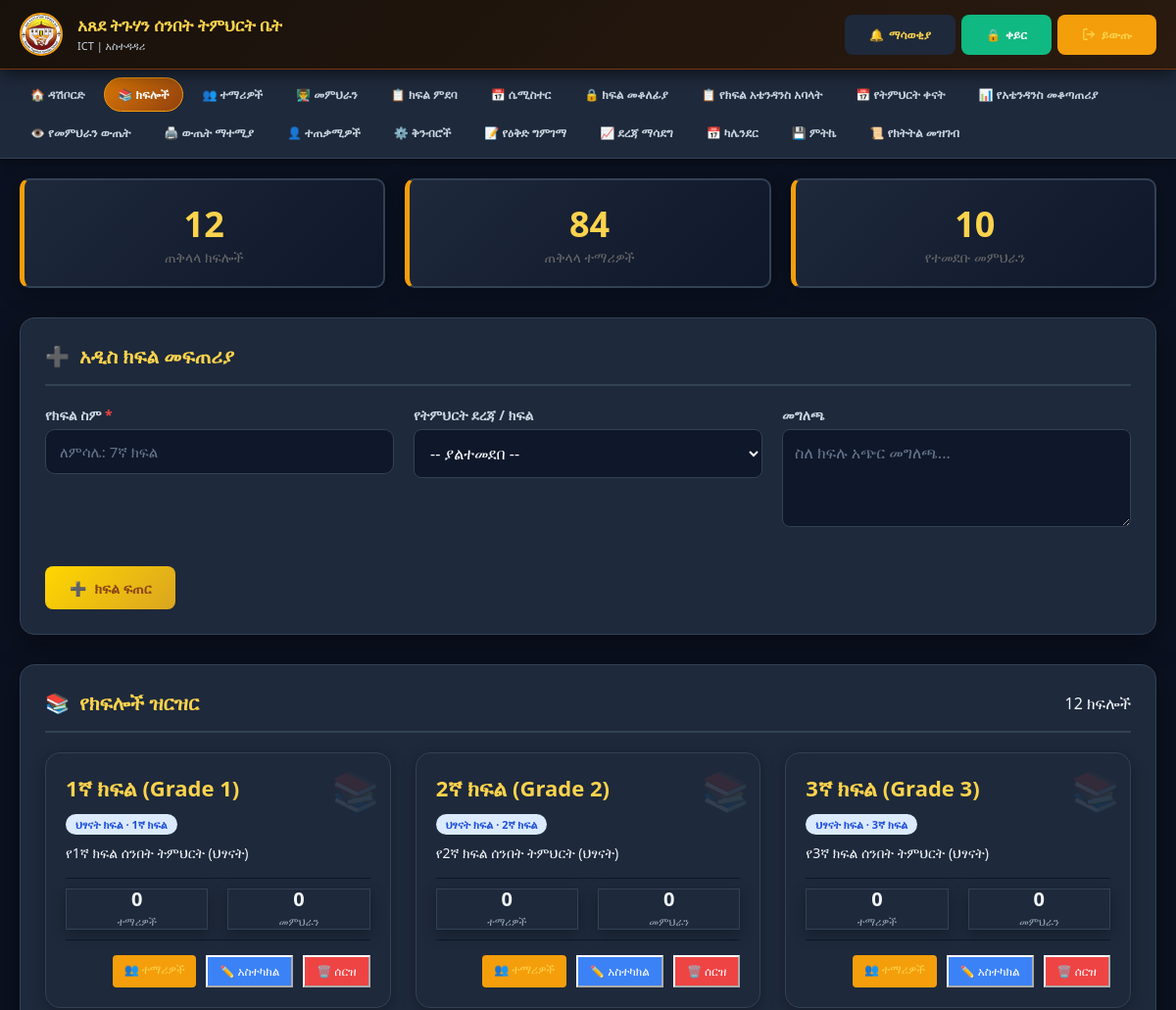
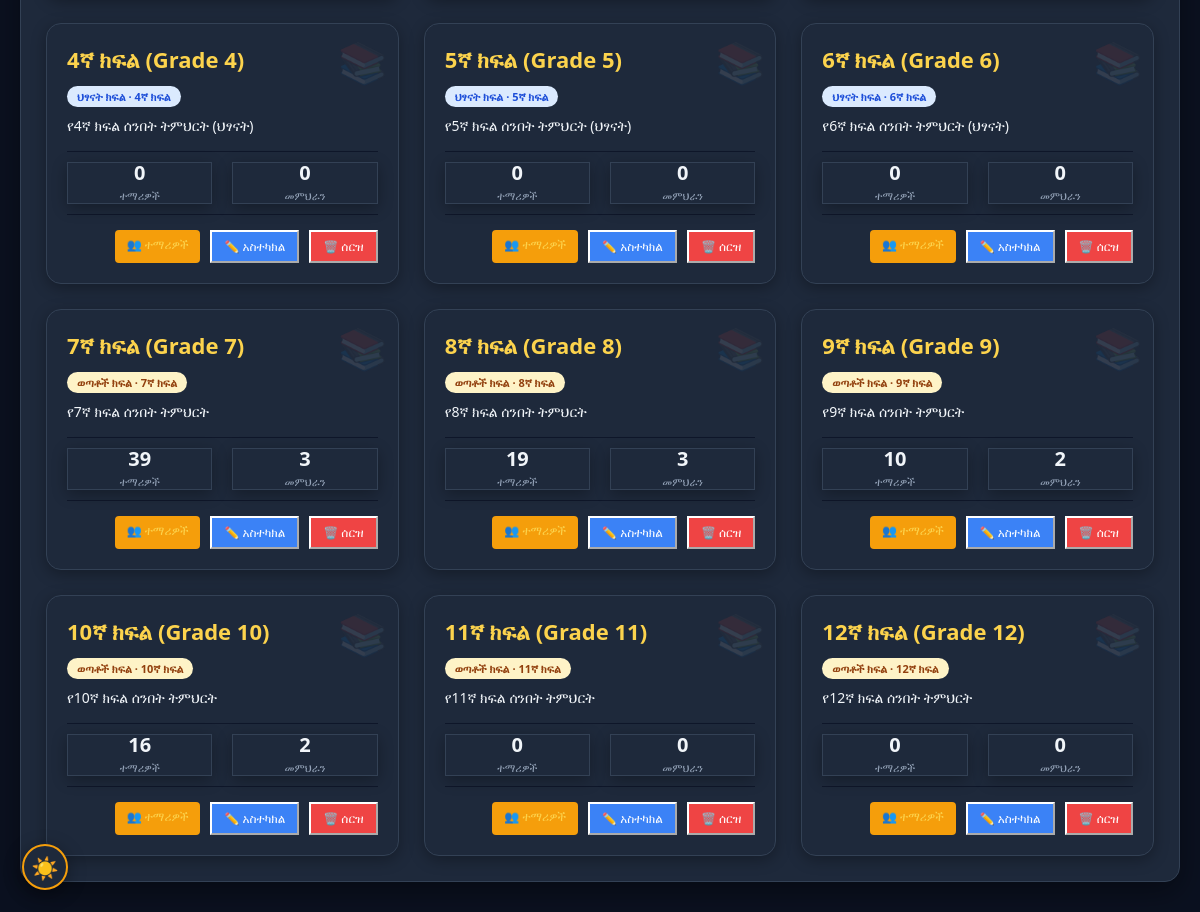
Screenshot of /manage_classes.php (signed in) with the database file from the repository (2 pictures, top to bottom).
### tables this page shows
CREATE TABLE `classes` (
  `id` int(11) NOT NULL AUTO_INCREMENT,
  `grade_id` int(11) DEFAULT NULL,
  `name` varchar(50) NOT NULL,
  `description` text DEFAULT NULL,
  `created_at` timestamp NOT NULL DEFAULT current_timestamp(),
  PRIMARY KEY (`id`),
  KEY `grade_id` (`grade_id`),
  CONSTRAINT `classes_grade_fk` FOREIGN KEY (`grade_id`) REFERENCES `grades` (`id`)
);

CREATE TABLE `divisions` (
  `id` int(11) NOT NULL AUTO_INCREMENT,
  `code` varchar(20) NOT NULL COMMENT 'CHILDREN or YOUTH - stable machine key',
  `name_am` varchar(100) NOT NULL,
  `name_en` varchar(100) NOT NULL,
  `sort_order` int(11) NOT NULL DEFAULT 0,
  `created_at` timestamp NOT NULL DEFAULT current_timestamp(),
  PRIMARY KEY (`id`),
  UNIQUE KEY `code_unique` (`code`)
);

CREATE TABLE `grades` (
  `id` int(11) NOT NULL AUTO_INCREMENT,
  `division_id` int(11) NOT NULL,
  `level_number` tinyint(4) NOT NULL COMMENT '1-12',
  `name_am` varchar(100) NOT NULL,
  `name_en` varchar(100) NOT NULL,
  `created_at` timestamp NOT NULL DEFAULT current_timestamp(),
  PRIMARY KEY (`id`),
  UNIQUE KEY `division_level_unique` (`division_id`,`level_number`),
  CONSTRAINT `grades_ibfk_1` FOREIGN KEY (`division_id`) REFERENCES `divisions` (`id`)
);

### manage_classes.php (the view, shortened to what this page needs)
<?php
require_once 'db.php';
$classes_query = "SELECT c.*,
                  g.name_am AS grade_name, g.level_number,
                  d.code AS division_code, d.name_am AS division_name,
                  COUNT(DISTINCT s.id) as student_count,
                  COUNT(DISTINCT tc.teacher_id) as teacher_count
                  FROM classes c
                  LEFT JOIN grades g ON c.grade_id = g.id
                  LEFT JOIN divisions d ON g.division_id = d.id
                  LEFT JOIN students s ON c.id = s.class_id
                  LEFT JOIN teacher_class tc ON c.id = tc.class_id
                  GROUP BY c.id
                  ORDER BY d.sort_order, g.level_number, c.name";
$classes = mysqli_query($conn, $classes_query);
?>
<!DOCTYPE html>
<html lang="en">
<head>
    <?php include 'pwa_head.php'; ?>
</head>
<body>
    <?php include 'mobile_nav.php'; ?>
    <div class="main-container">
        <?php
        $total_classes = mysqli_num_rows($classes);
        $total_students = 0;
        $total_teachers = 0;
        mysqli_data_seek($classes, 0);
        while($class = mysqli_fetch_assoc($classes)) {
            $total_students += $class['student_count'];
            $total_teachers += $class['teacher_count'];
        }
        ?>
        <div class="stats-overview">
            <div class="stat-card">
                <div class="number"><?php echo $total_classes; ?></div>
                <div class="label">ጠቅላላ ክፍሎች</div>
            </div>
            <div class="stat-card">
                <div class="number"><?php echo $total_students; ?></div>
                <div class="label">ጠቅላላ ተማሪዎች</div>
            </div>
            <div class="stat-card">
                <div class="number"><?php echo $total_teachers; ?></div>
                <div class="label">የተመደቡ መምህራን</div>
            </div>
        </div>
        <div class="section">
            <div class="section-header">
                <h2><span>➕</span> አዲስ ክፍል መፍጠሪያ</h2>
            </div>
            <form method="POST">
                <div class="form-grid">
                    <div class="form-group">
                        <label>የክፍል ስም <span style="color: var(--error-red);">*</span></label>
                        <input type="text" name="name" class="form-control" required
                               placeholder="ለምሳሌ: 7ኛ ክፍል">
                    </div>
                    <div class="form-group">
                        <label>የትምህርት ደረጃ / ክፍል</label>
                        <select name="grade_id" class="form-control">
                            <option value="">-- ያልተመደበ --</option>
                        </select>
                    </div>
                    <div class="form-group">
                        <label>መግለጫ</label>
                        <textarea name="description" class="form-control"
                                  placeholder="ስለ ክፍሉ አጭር መግለጫ..."></textarea>
                    </div>
                </div>
                <button type="submit" name="add_class" class="btn btn-primary">
                    <span>➕</span> ክፍል ፍጠር
                </button>
            </form>
        </div>
        <div class="section">
            <div class="section-header">
                <h2><span>📚</span> የክፍሎች ዝርዝር</h2>
                <span><?php echo $total_classes; ?> ክፍሎች</span>
            </div>
            <?php if($classes && mysqli_num_rows($classes) > 0): ?>
            <div class="classes-grid">
                <?php
                mysqli_data_seek($classes, 0);
                while($class = mysqli_fetch_assoc($classes)):
                ?>
                <div class="class-card">
                    <div class="class-name"><?php echo htmlspecialchars($class['name']); ?></div>
                    <?php if($class['grade_name']): ?>
                    <div style="display:inline-block;font-size:11px;font-weight:700;padding:3px 10px;border-radius:12px;margin-bottom:8px;
                        background:<?php echo $class['division_code']==='CHILDREN' ? '#DBEAFE' : '#FEF3C7'; ?>;
                        color:<?php echo $class['division_code']==='CHILDREN' ? '#1D4ED8' : '#92400E'; ?>;">
                        <?php echo htmlspecialchars($class['division_name'] . ' · ' . $class['grade_name']); ?>
                    </div>
                    <?php else: ?>
                    <div style="display:inline-block;font-size:11px;font-weight:700;padding:3px 10px;border-radius:12px;margin-bottom:8px;background:#F3F4F6;color:#6B7280;">
                        ⚠️ ደረጃ ያልተመደበ
                    </div>
                    <?php endif; ?>
                    <?php if($class['description']): ?>
                    <div class="class-description"><?php echo htmlspecialchars($class['description']); ?></div>
                    <?php endif; ?>
                    <div class="class-stats">
                        <div class="stat-item">
                            <div class="stat-value"><?php echo $class['student_count']; ?></div>
                            <div class="stat-label">ተማሪዎች</div>
                        </div>
                        <div class="stat-item">
                            <div class="stat-value"><?php echo $class['teacher_count']; ?></div>
                            <div class="stat-label">መምህራን</div>
                        </div>
                    </div>
                    <div class="class-actions">
                        <a href="manage_students.php?class_id=<?php echo $class['id']; ?>" class="btn-view">
                            👥 ተማሪዎች
                        </a>
                        <button onclick="editClass(<?php echo $class['id']; ?>, '<?php echo htmlspecialchars($class['name'], ENT_QUOTES); ?>', '<?php echo htmlspecialchars($class['description'], ENT_QUOTES); ?>', <?php echo $class['grade_id'] ? (int)$class['grade_id'] : 'null'; ?>)"
                                class="btn-edit">
                            ✏️ አስተካክል
                        </button>
                        <form method="POST" style="display: inline;"
                              onsubmit="return confirm('ክፍሉን መሰረዝ እርግጠኛ ነዎት? ይህ ክዋኔ ሊቀለበስ አይችልም!')">
                            <button type="submit" name="delete_class" class="btn-delete">
                                🗑️ ሰርዝ
                            </button>
                        </form>
                    </div>
                </div>
                <?php endwhile; ?>
            </div>
            <?php endif; ?>
        </div>
    </div>
</body>
</html>

### assets/css/mobile.css (style rules this page uses)
:root { --brown-dark: #8B4513; --brown-medium: #A52A2A; --brown-light: #CD853F; --gold-primary: #FFD700; --gold-dark: #DAA520; --gold-light: #FBBF24; --gold-pale: #FFF8DC; --bg-cream: #FAF9F6; --success-green: #10B981; --error-red: #EF4444; --warning-yellow: #F59E0B; --info-blue: #3B82F6; --purple: #8B5CF6; --shadow-sm: 0 2px 8px rgba(0,0,0,0.08); --shadow: 0 4px 15px rgba(0,0,0,0.1); --shadow-lg: 0 8px 30px rgba(0,0,0,0.15); --radius-sm: 8px; --radius: 12px; --radius-lg: 20px; }
*, *::before, *::after { margin:0; padding:0; box-sizing:border-box; }
html { font-size:16px; scroll-behavior:smooth; -webkit-tap-highlight-color:transparent; }
body { font-family:'Segoe UI','Nyala',Arial,sans-serif; background:var(--bg-cream); color:#1F2937; -webkit-text-size-adjust:100%; min-height:100vh; }
input, select, textarea, button { font-family:inherit; }
.main-container { max-width:1400px; margin:20px auto; padding:0 20px; }
.stat-card { background:linear-gradient(135deg,var(--gold-pale),white); border-radius:var(--radius); padding:18px; text-align:center; border:2px solid var(--gold-primary); transition:transform 0.2s; }
.stat-value { font-size:30px; font-weight:bold; color:var(--brown-dark); line-height:1; }
.stat-label { font-size:11px; color:#6B7280; margin-top:5px; }
.form-group { margin-bottom:16px; }
.form-label, label { display:block; font-weight:600; color:var(--brown-dark); margin-bottom:6px; font-size:14px; }
.form-control, input[type=text], input[type=number], input[type=email], input[type=password], select, textarea { width:100%; padding:12px 14px; border:2px solid #E2E8F0; border-radius:10px; font-size:15px; transition:border-color 0.2s,box-shadow 0.2s; background:white; color:#1F2937; appearance:auto; }
.btn { padding:11px 22px; border:none; border-radius:10px; cursor:pointer; font-weight:600; font-size:14px; transition:all 0.2s; text-decoration:none; display:inline-flex; align-items:center; gap:7px; min-height:44px; white-space:nowrap; }
.btn-primary { background:linear-gradient(135deg,var(--gold-primary),var(--gold-dark)); color:var(--brown-dark); }
html.dark-mode, html[data-theme="dark"] { color-scheme: dark; --bg-cream: #0B1120; --bg-page: #0B1120; --bg: #0B1120; --brown-dark: #FCD34D; --brown-medium: #FBBF24; --brown-light: #F59E0B; --text-primary: #F1F5F9; --white: #1E293B; --gray-100: #1E293B; --gray-300: #334155; --gold-pale: #1E293B; --gold-primary: #F59E0B; }
html.dark-mode body, body.dark-mode { background: #0B1120 !important; color: #F1F5F9 !important; }
html.dark-mode .section, body.dark-mode .section, html.dark-mode .card, body.dark-mode .card, html.dark-mode .table-card, html.dark-mode .profile-card, html.dark-mode .filter-card, html.dark-mode .month-card, html.dark-mode .table-wrapper, html.dark-mode .auth-box, html.dark-mode .login-box, html.dark-mode .box, html.dark-mode .card-box, html.dark-mode .info-card, html.dark-mode .stat-card { background: #1E293B !important; border-color: #334155 !important; color: #F1F5F9 !important; box-shadow: 0 4px 20px rgba(0,0,0,0.35) !important; }
html.dark-mode .card-title, html.dark-mode h1, html.dark-mode h2, html.dark-mode h3, html.dark-mode h4, html.dark-mode h5 { color: #F8FAFC !important; }
html.dark-mode .stat-card { background: linear-gradient(135deg, #1E293B, #0F172A) !important; border-color: #D97706 !important; }
html.dark-mode .stat-value, html.dark-mode .stat-val { color: #FCD34D !important; }
html.dark-mode .stat-label, html.dark-mode .stat-lbl { color: #94A3B8 !important; }
html.dark-mode .form-control, html.dark-mode input[type="text"], html.dark-mode input[type="number"], html.dark-mode input[type="email"], html.dark-mode input[type="password"], html.dark-mode input[type="date"], html.dark-mode input[type="search"], html.dark-mode select, html.dark-mode textarea { background: #0F172A !important; color: #F8FAFC !important; border-color: #475569 !important; }
html.dark-mode .form-label, html.dark-mode label { color: #E2E8F0 !important; }

### rows the page displays
classes: name "1ኛ ክፍል (Grade 1)", divisions.name_am "ህፃናት ክፍል · 1ኛ ክፍል", description "የ1ኛ ክፍል ሰንበት ትምህርት (ህፃናት)", student_count "0", teacher_count "0"
classes: name "2ኛ ክፍል (Grade 2)", divisions.name_am "ህፃናት ክፍል · 2ኛ ክፍል", description "የ2ኛ ክፍል ሰንበት ትምህርት (ህፃናት)", student_count "0", teacher_count "0"
classes: name "3ኛ ክፍል (Grade 3)", divisions.name_am "ህፃናት ክፍል · 3ኛ ክፍል", description "የ3ኛ ክፍል ሰንበት ትምህርት (ህፃናት)", student_count "0", teacher_count "0"
classes: name "4ኛ ክፍል (Grade 4)", divisions.name_am "ህፃናት ክፍል · 4ኛ ክፍል", description "የ4ኛ ክፍል ሰንበት ትምህርት (ህፃናት)", student_count "0", teacher_count "0"
classes: name "5ኛ ክፍል (Grade 5)", divisions.name_am "ህፃናት ክፍል · 5ኛ ክፍል", description "የ5ኛ ክፍል ሰንበት ትምህርት (ህፃናት)", student_count "0", teacher_count "0"
classes: name "6ኛ ክፍል (Grade 6)", divisions.name_am "ህፃናት ክፍል · 6ኛ ክፍል", description "የ6ኛ ክፍል ሰንበት ትምህርት (ህፃናት)", student_count "0", teacher_count "0"
classes: name "7ኛ ክፍል (Grade 7)", divisions.name_am "ወጣቶች ክፍል · 7ኛ ክፍል", description "የ7ኛ ክፍል ሰንበት ትምህርት", student_count "39", teacher_count "3"
classes: name "8ኛ ክፍል (Grade 8)", divisions.name_am "ወጣቶች ክፍል · 8ኛ ክፍል", description "የ8ኛ ክፍል ሰንበት ትምህርት", student_count "19", teacher_count "3"
classes: name "9ኛ ክፍል (Grade 9)", divisions.name_am "ወጣቶች ክፍል · 9ኛ ክፍል", description "የ9ኛ ክፍል ሰንበት ትምህርት", student_count "10", teacher_count "2"
classes: name "10ኛ ክፍል (Grade 10)", divisions.name_am "ወጣቶች ክፍል · 10ኛ ክፍል", description "የ10ኛ ክፍል ሰንበት ትምህርት", student_count "16", teacher_count "2"
classes: name "11ኛ ክፍል (Grade 11)", divisions.name_am "ወጣቶች ክፍል · 11ኛ ክፍል", description "የ11ኛ ክፍል ሰንበት ትምህርት", student_count "0", teacher_count "0"
classes: name "12ኛ ክፍል (Grade 12)", divisions.name_am "ወጣቶች ክፍል · 12ኛ ክፍል", description "የ12ኛ ክፍል ሰንበት ትምህርት", student_count "0", teacher_count "0"

### other values shown
$nav_name "ICT"
$item['icon'] "🏠"
$item['label'] "ዳሽቦርድ"
$item['icon'] "📚"
$item['label'] "ክፍሎች"
$item['icon'] "👥"
$item['label'] "ተማሪዎች"
$item['icon'] "👨‍🏫"
$item['label'] "መምህራን"
$item['icon'] "📋"
$item['label'] "ክፍል ምደባ"
$item['icon'] "📅"
$item['label'] "ሴሚስተር"
$item['icon'] "🔒"
$item['label'] "ክፍል መቆለፊያ"
